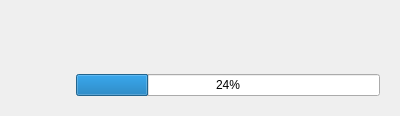
<?xml version="1.0" encoding="UTF-8"?>
<ui version="4.0">
 <class>FileMessage</class>
 <widget class="QWidget" name="FileMessage">
  <property name="geometry">
   <rect>
    <x>0</x>
    <y>0</y>
    <width>400</width>
    <height>100</height>
   </rect>
  </property>
  <property name="windowTitle">
   <string>Form</string>
  </property>
  <layout class="QHBoxLayout" name="horizontalLayout">
   <item>
    <widget class="QLabel" name="label">
     <property name="minimumSize">
      <size>
       <width>50</width>
       <height>50</height>
      </size>
     </property>
     <property name="maximumSize">
      <size>
       <width>50</width>
       <height>50</height>
      </size>
     </property>
     <property name="text">
      <string/>
     </property>
    </widget>
   </item>
   <item>
    <widget class="QStackedWidget" name="stackedWidget">
     <property name="currentIndex">
      <number>0</number>
     </property>
     <widget class="QWidget" name="page">
      <layout class="QVBoxLayout" name="verticalLayout_2">
       <item>
        <widget class="QLabel" name="fileNameLabel">
         <property name="text">
          <string/>
         </property>
        </widget>
       </item>
       <item>
        <widget class="QProgressBar" name="progressBar">
         <property name="value">
          <number>24</number>
         </property>
         <property name="textDirection">
          <enum>QProgressBar::TopToBottom</enum>
         </property>
        </widget>
       </item>
      </layout>
     </widget>
     <widget class="QWidget" name="page_2">
      <layout class="QHBoxLayout" name="horizontalLayout_3">
       <item>
        <widget class="QWidget" name="widget_2" native="true">
         <layout class="QVBoxLayout" name="verticalLayout_3">
          <item>
           <widget class="QLabel" name="fileNameLabel_2">
            <property name="text">
             <string/>
            </property>
           </widget>
          </item>
          <item>
           <widget class="QLabel" name="label_2">
            <property name="text">
             <string>传输已完成</string>
            </property>
           </widget>
          </item>
         </layout>
        </widget>
       </item>
       <item>
        <widget class="QWidget" name="widget" native="true">
         <layout class="QVBoxLayout" name="verticalLayout">
          <item>
           <widget class="QPushButton" name="openFileButton">
            <property name="text">
             <string>打开文件</string>
            </property>
           </widget>
          </item>
          <item>
           <widget class="QPushButton" name="openDirButton">
            <property name="text">
             <string>打开文件夹</string>
            </property>
           </widget>
          </item>
         </layout>
        </widget>
       </item>
      </layout>
     </widget>
    </widget>
   </item>
  </layout>
 </widget>
 <resources/>
 <connections/>
</ui>
